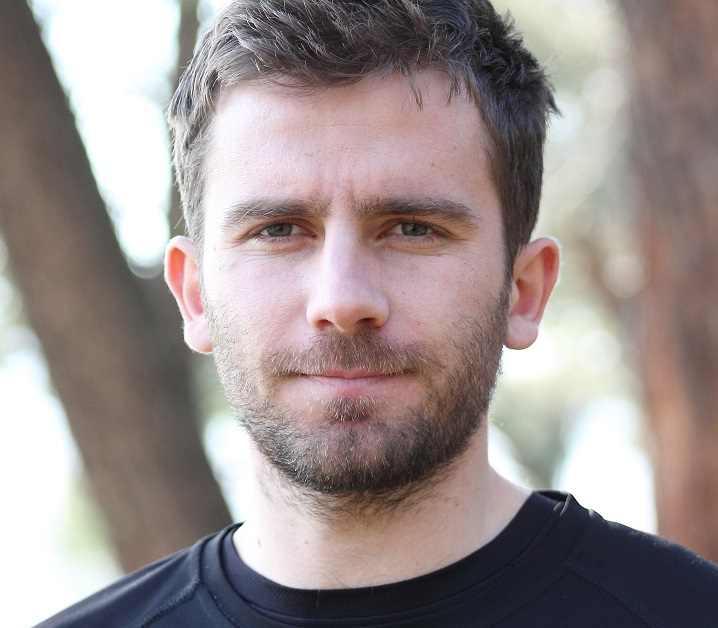
#> input picture openCV/faces/photo.jpg, 718 x 628 px, given in place of the camera
$ python vid_cap.py
#> lines starting #> are read from the running program, lines starting #| are printed output that depends on the picture
# https://www.udemy.com/the-python-mega-course/learn/lecture/4775498#content
"""This app captures video and detects motion"""


import cv2
import pandas
from datetime import datetime

from decors import timer

fframe = None
status_list = [None, None]
times = []
df = pandas.DataFrame(columns=["Start", "End"])

vid = cv2.VideoCapture(0)   # logitech C270 webcam
flips = True
# vid = cv2.VideoCapture('rtsp://admin:37sunrIse!@192.168.1.30')
# vid = cv2.VideoCapture('rtsp://dmontigny:37sunrIse@192.168.1.230:88/videostream')

def get_frame():
    global fframe
    global status_list
    check, frame = vid.read()
    # playing with flips
    if flips:
        frame = cv2.flip(frame, 1)

    status = 0
    grey = cv2.cvtColor(frame, cv2.COLOR_BGR2GRAY)
    grey = cv2.GaussianBlur(grey, (21, 21), 0)

    if fframe is None:
        # capture reference fram
        fframe = grey
    else:
        # get delta frame
        dframe = cv2.absdiff(fframe, grey)
        thresh_delta = cv2.threshold(dframe, 100, 255, cv2.THRESH_BINARY)[1]
        thresh_delta = cv2.dilate(thresh_delta, None, iterations=2)

        (cnts, _) = cv2.findContours(thresh_delta.copy(), cv2.RETR_EXTERNAL, cv2.CHAIN_APPROX_SIMPLE)
        for contour in cnts:
            if cv2.contourArea(contour) < 5000:
                continue
            status = 1
            (x, y, w, h) = cv2.boundingRect(contour)
            cv2.rectangle(frame, (x, y), (x + w, y+h), (0, 255, 0), 3)

        status_list.append(status)
        if status_list[-1] == 1 and status_list[-2] == 0:
            times.append(datetime.now())
        if status_list[-1] == 0 and status_list[-2] == 1:
            times.append(datetime.now())
        status_list = status_list[-2:]


        cv2.imshow("grey", grey)
        cv2.imshow("delta", dframe)
        cv2.imshow("first", fframe)
        cv2.imshow("threshold", thresh_delta)
        cv2.imshow("rectangle", frame)

        key = cv2.waitKey(1)
        if key == ord('q'):
            if status == 1:
                times.append(datetime.now())
            return key
        # print(status)


while True:
    if get_frame() == 113:
        break
#> this loop made 2 passes; (key q is pressed on pass 2)
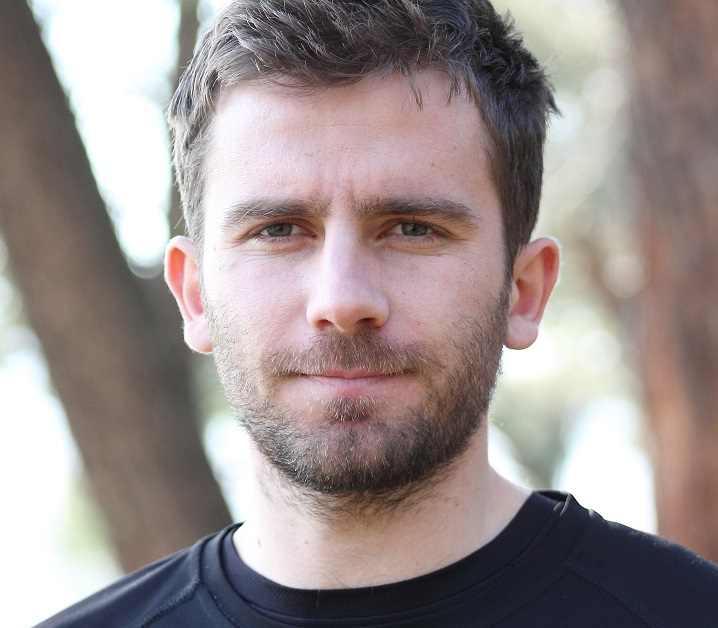
#> input picture openCV/faces/photo.jpg, 718 x 628 px, given in place of the camera
#> pass 1, in get_frame, `frame = cv2.flip(frame, 1)`:
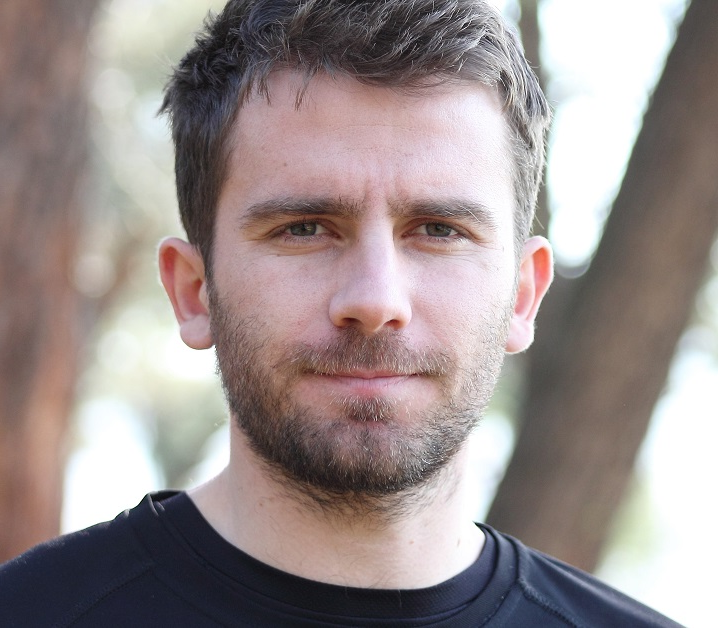
#> frame: shape (628, 718, 3); mean B, G, R 142, 143.2, 154.6
#> pass 1, in get_frame, `grey = cv2.cvtColor(frame, cv2.COLOR_BGR2GRAY)`:
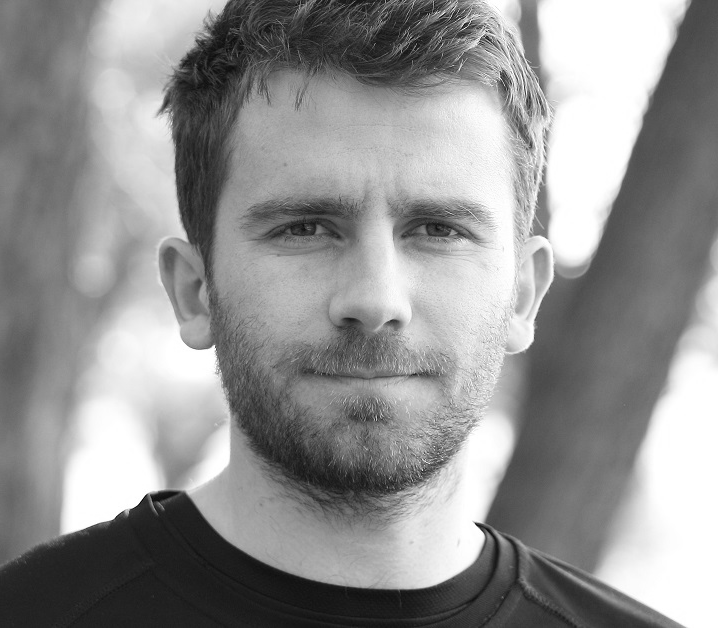
#> grey: shape (628, 718); min 2, max 255, mean 146.4
#> pass 1, in get_frame, `grey = cv2.GaussianBlur(grey, (21, 21), 0)`:
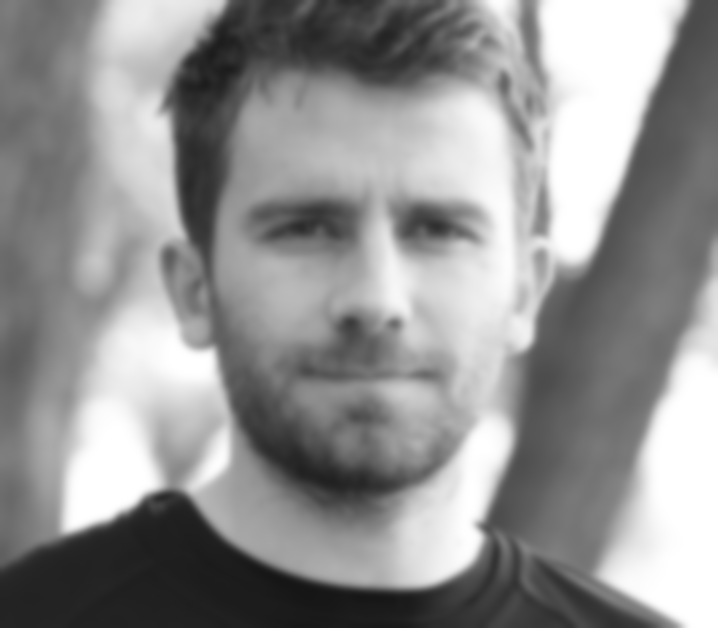
#> grey: shape (628, 718); min 22, max 255, mean 146.4


for t in range(0, len(times), 2):
    df = df.append({"Start": times[t], "End": times[t+1]}, ignore_index=True)
df.to_csv('move_times.csv')


vid.release()
cv2.destroyAllWindows()

$ run again, on openCV/faces/2015_lost.jpg
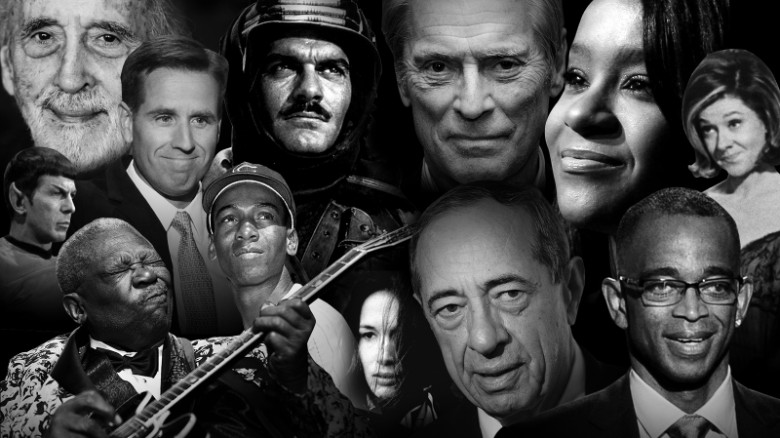
#> input picture openCV/faces/2015_lost.jpg, 780 x 438 px, given in place of the camera
#> the loop `while True:` made 2 passes; (key q is pressed on pass 2)
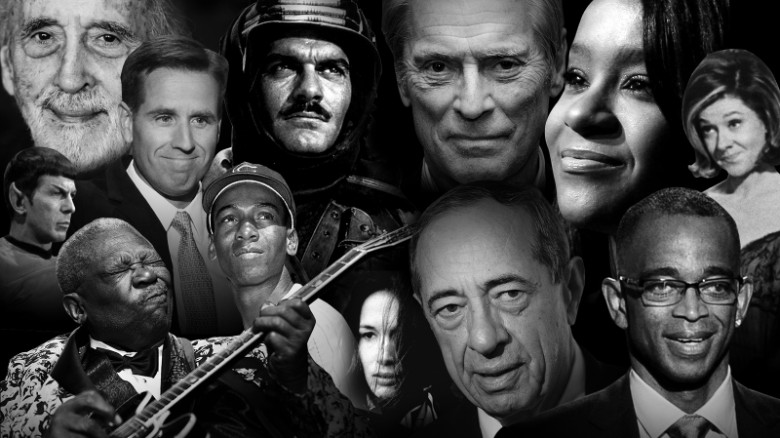
#> input picture openCV/faces/2015_lost.jpg, 780 x 438 px, given in place of the camera
#> pass 1, in get_frame, `frame = cv2.flip(frame, 1)`:
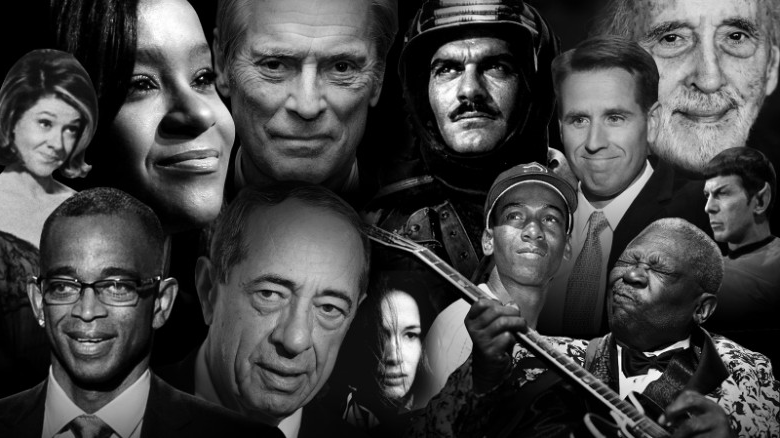
#> frame: shape (438, 780, 3); min 0, max 255, mean 68.7
#> pass 1, in get_frame, `grey = cv2.GaussianBlur(grey, (21, 21), 0)`:
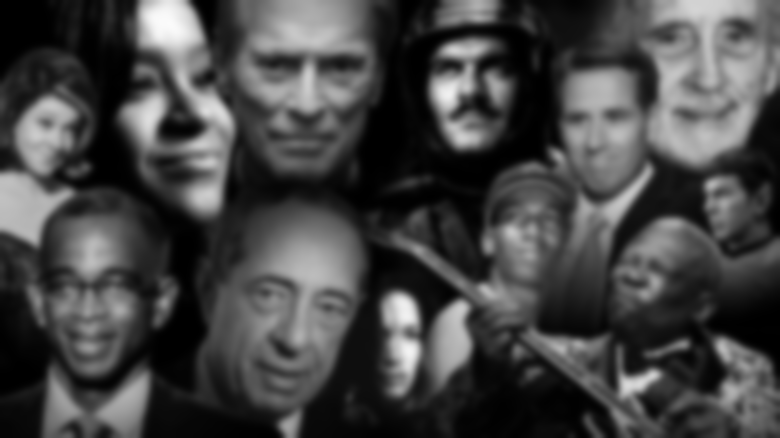
#> grey: shape (438, 780); min 0, max 251, mean 68.7
